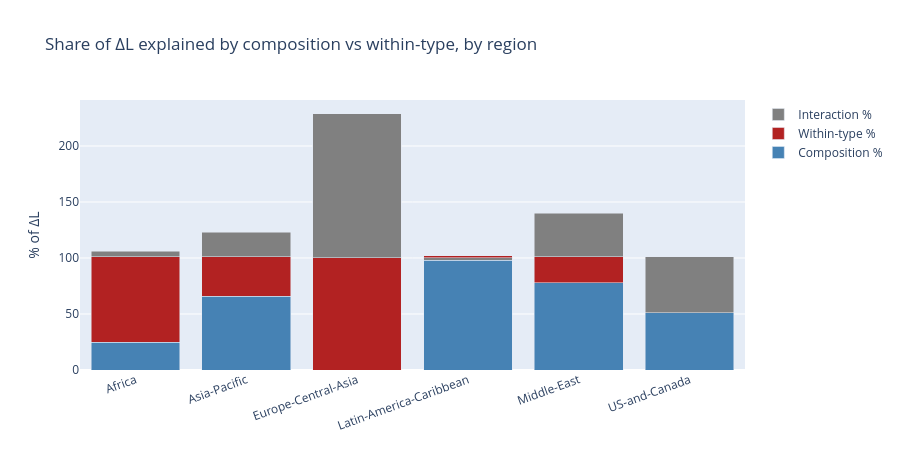

The cell this chart's notebook holds for it:
### Markdown cell above
## Per-region decomposition bar chart

### Code cell
fig_dec = go.Figure()
fig_dec.add_trace(go.Bar(x=region_tbl['REGION'], y=region_tbl['comp_share'],   name='Composition %', marker_color='steelblue'))
fig_dec.add_trace(go.Bar(x=region_tbl['REGION'], y=region_tbl['within_share'], name='Within-type %', marker_color='firebrick'))
fig_dec.add_trace(go.Bar(x=region_tbl['REGION'], y=region_tbl['inter_share'],  name='Interaction %', marker_color='grey'))
fig_dec.update_layout(title='Share of ΔL explained by composition vs within-type, by region',
                      barmode='stack', yaxis_title='% of ΔL', height=450, xaxis_tickangle=-20)
fig_dec.write_html(FIGDIR / '04_regional_decomposition.html', include_plotlyjs='cdn')
fig_dec.show()

### Figure 1 — Plotly figure (JSON) as saved in the notebook; plotly's stock layout.template omitted (floating-point values rounded to 4 significant figures)
{"data": [{"marker": {"color": "steelblue"}, "name": "Composition %", "type": "bar", "x": ["Africa", "Asia-Pacific", "Europe-Central-Asia", "Latin-America-Caribbean", "Middle-East", "US-and-Canada"], "y": [25.0, 66.0, 0.0, 102.0, 78.0, 75.0]}, {"marker": {"color": "firebrick"}, "name": "Within-type %", "type": "bar", "x": ["Africa", "Asia-Pacific", "Europe-Central-Asia", "Latin-America-Caribbean", "Middle-East", "US-and-Canada"], "y": [81.0, 57.0, 229.0, -4.0, 62.0, -24.0]}, {"marker": {"color": "grey"}, "name": "Interaction %", "type": "bar", "x": ["Africa", "Asia-Pacific", "Europe-Central-Asia", "Latin-America-Caribbean", "Middle-East", "US-and-Canada"], "y": [-5.0, -22.0, -129.0, 2.0, -39.0, 50.0]}], "layout": {"barmode": "stack", "height": 450, "title": {"text": "Share of ΔL explained by composition vs within-type, by region"}, "xaxis": {"tickangle": -20}, "yaxis": {"title": {"text": "% of ΔL"}}}}
